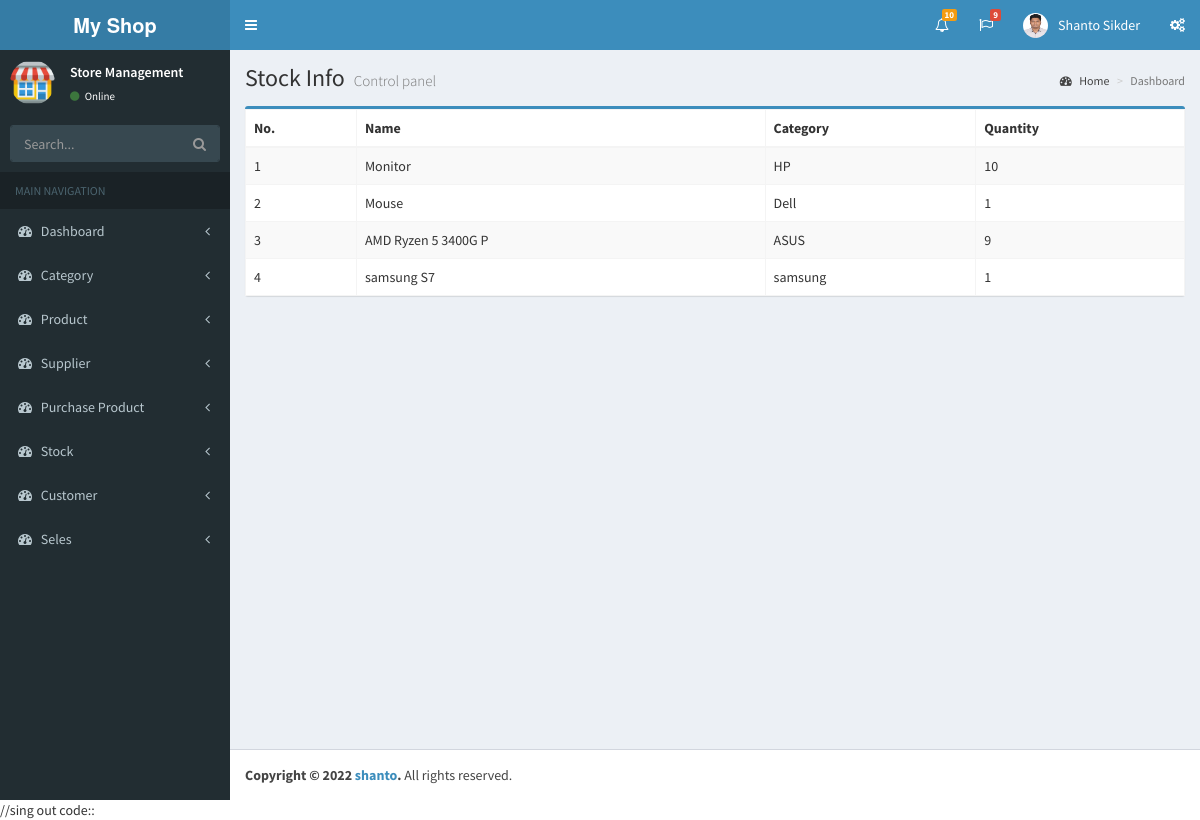
The app's page /stockinfo.php (signed in) with its own data.
### tables this page shows
CREATE TABLE `stock` (
  `id` int(11) NOT NULL,
  `product_id` int(11) NOT NULL,
  `category_id` int(11) NOT NULL,
  `quantity` int(11) NOT NULL,
  `selling_price` double(10,2) NOT NULL
);

CREATE TABLE `product` (
  `id` int(11) NOT NULL,
  `name` varchar(20) NOT NULL,
  `category_id` int(11) NOT NULL,
  `description` varchar(100) NOT NULL,
  `status` tinyint(4) NOT NULL
);

CREATE TABLE `category` (
  `id` int(11) NOT NULL,
  `name` varchar(50) NOT NULL,
  `status` tinyint(4) NOT NULL
);

### stockinfo.php (the view, shortened to what this page needs)
<?php
include('php/db_config.php');
$sql = "SELECT * FROM stock";
$data = $db->query($sql);
include('layout/header.php') ?>
<?php include('layout/sideber.php') ?>
<div class="content-wrapper">
    <section class="content-header">
        <h1>
            Stock Info
            <small>Control panel</small>
        </h1>
        <ol class="breadcrumb">
            <li><a href="#"><i class="fa fa-dashboard"></i> Home</a></li>
            <li class="active">Dashboard</li>
        </ol>
    </section>
    <section class="content">
        <div class="row">
            <div class="col-md-12">
                <div class="box box-primary">
                    <table class="table table-striped table-bordered">
                        <thead>
                            <tr>
                                <th>No. </th>
                                <th>Name </th>
                                <th>Category </th>
                                <th>Quantity </th>
                            </tr>
                        </thead>
                        <tbody>
                            <?php while ($row = $data->fetch_object()) {  ?>
                                <tr>
                                    <td><?php echo $row->id; ?></td>
                                    <?php
                                    $productData = $db->query("SELECT * FROM product WHERE id = $row->product_id LIMIT 1");
                                    while ($prow = $productData->fetch_object()) {
                                    ?>
                                        <td><?php echo $prow->name; ?></td>
                                    <?php } ?>
                                    <?php
                                    $productData = $db->query("SELECT * FROM category WHERE id = $row->category_id LIMIT 1");
                                    while ($prow = $productData->fetch_object()) {
                                    ?>
                                        <td><?php echo $prow->name; ?></td>
                                    <?php } ?>
                                    <td><?php echo $row->quantity; ?></td>
                                </tr>
                            <?php } ?>
                        </tbody>
                    </table>
                </div>
            </div>
        </div>
    </section>
</div>
<?php include('layout/footer.php'); ?>

### records on screen
stock: id "1", quantity "10"
product: name "Monitor"
category: name "HP"
stock: id "2", quantity "1"
product: name "Mouse"
category: name "Dell"
stock: id "3", quantity "9"
product: name "AMD Ryzen 5 3400G P"
category: name "ASUS"
stock: id "4", quantity "1"
product: name "samsung S7"
category: name "samsung"
